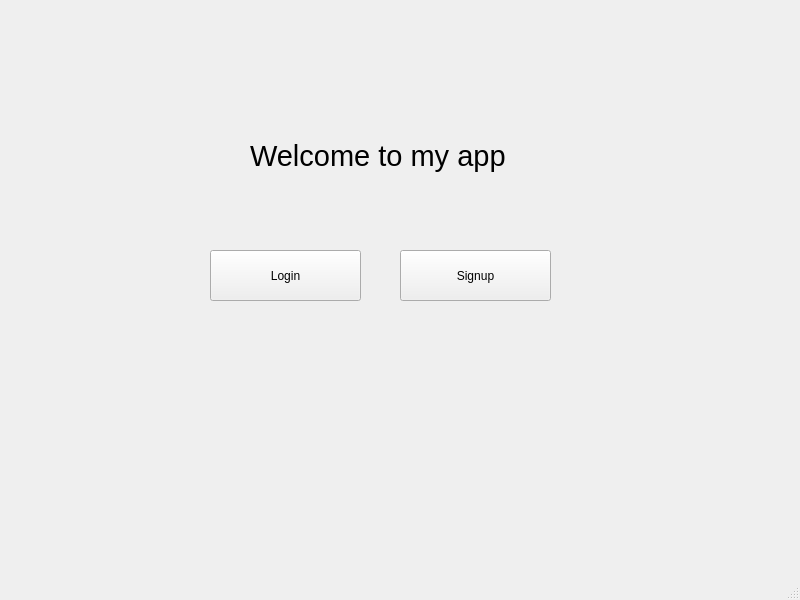
<?xml version="1.0" encoding="UTF-8"?>
<ui version="4.0">
 <class>MainWindow</class>
 <widget class="QMainWindow" name="MainWindow">
  <property name="geometry">
   <rect>
    <x>0</x>
    <y>0</y>
    <width>800</width>
    <height>600</height>
   </rect>
  </property>
  <property name="windowTitle">
   <string>MainWindow</string>
  </property>
  <widget class="QWidget" name="centralwidget">
   <widget class="QPushButton" name="loginBtn">
    <property name="geometry">
     <rect>
      <x>210</x>
      <y>250</y>
      <width>151</width>
      <height>51</height>
     </rect>
    </property>
    <property name="text">
     <string>Login</string>
    </property>
   </widget>
   <widget class="QPushButton" name="signupBtn">
    <property name="geometry">
     <rect>
      <x>400</x>
      <y>250</y>
      <width>151</width>
      <height>51</height>
     </rect>
    </property>
    <property name="text">
     <string>Signup</string>
    </property>
   </widget>
   <widget class="QLabel" name="label">
    <property name="geometry">
     <rect>
      <x>250</x>
      <y>90</y>
      <width>271</width>
      <height>131</height>
     </rect>
    </property>
    <property name="font">
     <font>
      <pointsize>22</pointsize>
     </font>
    </property>
    <property name="text">
     <string>Welcome to my app</string>
    </property>
   </widget>
  </widget>
  <widget class="QMenuBar" name="menubar">
   <property name="geometry">
    <rect>
     <x>0</x>
     <y>0</y>
     <width>800</width>
     <height>21</height>
    </rect>
   </property>
  </widget>
  <widget class="QStatusBar" name="statusbar"/>
 </widget>
 <resources/>
 <connections/>
</ui>
